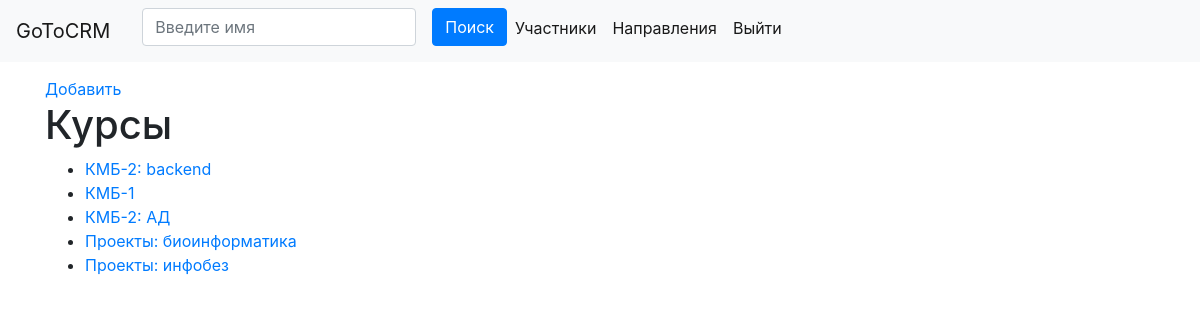
The page /courses (signed in) on the database its author committed.
### crm/models.py (models this page shows, shortened)
class Course(models.Model):
    name = models.CharField(max_length=255)
    teacher = models.CharField(max_length=100)

### crm/views.py (the view)
# urls.py: path('courses', courslist),
def courslist(request):
    if not request.user.is_authenticated:
        return redirect('/login')
    courses = Course.objects.all()
    return render(request, 'courslist.html', {'courses': courses})

### crm/templates/courslist.html (shortened to what this page needs)
{% extends 'base.html' %}
{% block content %}
<a href="/addcourse">Добавить</a>
<h1>Курсы</h1>
<ul>
    {% for course in courses %}
        <li><a href="/course?id={{ course.id }}">
            {{ course.name }}</a>
        </li>
    {% endfor %}
</ul>
{% endblock %}

### rows shown on the page
Course: name "КМБ-2: backend"
Course: name "КМБ-1"
Course: name "КМБ-2: АД"
Course: name "Проекты: биоинформатика"
Course: name "Проекты: инфобез"
